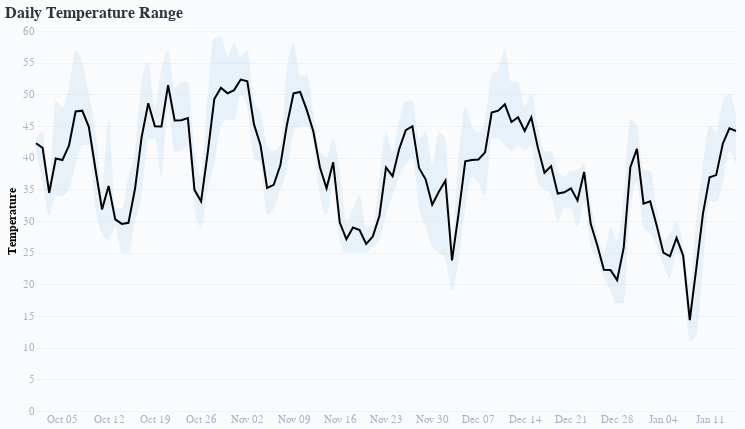

The notebook cell saved with this chart:
### Code cell
base = alt.Chart(daily_df).encode(
    x=alt.X(
        "date:T",
        title="",
        axis=alt.Axis(
            grid=False,
            domain=False,
            tickSize=0,
            labelColor="#A8B3C7"
        )
    )
)

# -----------------------------
# Min–Max temperature band
# -----------------------------
band = base.mark_area(
    interpolate="monotone",
    opacity=0.35,
    color="#C7DCEF"
).encode(
    y=alt.Y(
        "tmax:Q",
        title="Temperature",
        axis=alt.Axis(
            grid=True,
            gridColor="#EEF2F7",
            domain=False,
            tickSize=0,
            labelColor="#A8B3C7"
        )
    ),
    y2="tmin:Q"
)

# -----------------------------
# Average temperature line
# -----------------------------
avg_line = base.mark_line(
    color="black",
    strokeWidth=2
).encode(
    y="tavg:Q",
    tooltip=[
        alt.Tooltip("date:T", title="Date"),
        alt.Tooltip("tmin:Q", title="Min Temp"),
        alt.Tooltip("tavg:Q", title="Avg Temp"),
        alt.Tooltip("tmax:Q", title="Max Temp"),
    ]
)

# -----------------------------
# Combine and render
# -----------------------------
chart = (band + avg_line).properties(
    width=700,
    height=380,
    background="#F9FBFD",
    title=alt.TitleParams(
        text="Daily Temperature Range",
        anchor="start",
        fontSize=16,
        color="#2E3440"
    )
).configure_view(
    stroke=None
).configure_axis(
    labelFontSize=11,
    titleFontSize=12
)

chart

### Figure 1 — Vega-Lite specification as saved in the notebook (floating-point values rounded to 4 significant figures)
{"config": {"view": {"continuousWidth": 300, "continuousHeight": 300, "stroke": null}, "axis": {"labelFontSize": 11, "titleFontSize": 12}}, "layer": [{"mark": {"type": "area", "color": "#C7DCEF", "interpolate": "monotone", "opacity": 0.35}, "encoding": {"x": {"axis": {"domain": false, "grid": false, "labelColor": "#A8B3C7", "tickSize": 0}, "field": "date", "title": "", "type": "temporal"}, "y": {"axis": {"domain": false, "grid": true, "gridColor": "#EEF2F7", "labelColor": "#A8B3C7", "tickSize": 0}, "field": "tmax", "title": "Temperature", "type": "quantitative"}, "y2": {"field": "tmin"}}}, {"mark": {"type": "line", "color": "black", "strokeWidth": 2}, "encoding": {"tooltip": [{"field": "date", "title": "Date", "type": "temporal"}, {"field": "tmin", "title": "Min Temp", "type": "quantitative"}, {"field": "tavg", "title": "Avg Temp", "type": "quantitative"}, {"field": "tmax", "title": "Max Temp", "type": "quantitative"}], "x": {"axis": {"domain": false, "grid": false, "labelColor": "#A8B3C7", "tickSize": 0}, "field": "date", "title": "", "type": "temporal"}, "y": {"field": "tavg", "type": "quantitative"}}}], "background": "#F9FBFD", "data": {"name": "data-5eb2b16c8801190b2953c9ba78e7b72b"}, "height": 380, "title": {"text": "Daily Temperature Range", "anchor": "start", "color": "#2E3440", "fontSize": 16}, "width": 700, "$schema": "https://vega.github.io/schema/vega-lite/v5.20.1.json", "datasets": {"data-5eb2b16c8801190b2953c9ba78e7b72b": [{"date": "2025-10-01T00:00:00", "tmin": 41, "tmax": 43, "tavg": 42.27}, {"date": "2025-10-02T00:00:00", "tmin": 36, "tmax": 44, "tavg": 41.54}, {"date": "2025-10-03T00:00:00", "tmin": 31, "tmax": 36, "tavg": 34.46}, {"date": "2025-10-04T00:00:00", "tmin": 34, "tmax": 49, "tavg": 39.88}, {"date": "2025-10-05T00:00:00", "tmin": 34, "tmax": 48, "tavg": 39.62}, {"date": "2025-10-06T00:00:00", "tmin": 35, "tmax": 51, "tavg": 41.92}, {"date": "2025-10-07T00:00:00", "tmin": 39, "tmax": 57, "tavg": 47.29}, {"date": "2025-10-08T00:00:00", "tmin": 42, "tmax": 55, "tavg": 47.42}, {"date": "2025-10-09T00:00:00", "tmin": 42, "tmax": 50, "tavg": 44.88}, {"date": "2025-10-10T00:00:00", "tmin": 32, "tmax": 44, "tavg": 38.21}, {"date": "2025-10-11T00:00:00", "tmin": 28, "tmax": 35, "tavg": 31.83}, {"date": "2025-10-12T00:00:00", "tmin": 27, "tmax": 46, "tavg": 35.54}, {"date": "2025-10-13T00:00:00", "tmin": 29, "tmax": 32, "tavg": 30.25}, {"date": "2025-10-14T00:00:00", "tmin": 25, "tmax": 32, "tavg": 29.54}, {"date": "2025-10-15T00:00:00", "tmin": 25, "tmax": 37, "tavg": 29.71}, {"date": "2025-10-16T00:00:00", "tmin": 30, "tmax": 41, "tavg": 35.12}, {"date": "2025-10-17T00:00:00", "tmin": 34, "tmax": 52, "tavg": 43.29}, {"date": "2025-10-18T00:00:00", "tmin": 43, "tmax": 55, "tavg": 48.58}, {"date": "2025-10-19T00:00:00", "tmin": 43, "tmax": 48, "tavg": 44.96}, {"date": "2025-10-20T00:00:00", "tmin": 37, "tmax": 54, "tavg": 44.92}, {"date": "2025-10-21T00:00:00", "tmin": 48, "tmax": 57, "tavg": 51.46}, {"date": "2025-10-22T00:00:00", "tmin": 41, "tmax": 51, "tavg": 45.88}, {"date": "2025-10-23T00:00:00", "tmin": 41, "tmax": 52, "tavg": 45.92}, {"date": "2025-10-24T00:00:00", "tmin": 42, "tmax": 52, "tavg": 46.25}, {"date": "2025-10-25T00:00:00", "tmin": 32, "tmax": 41, "tavg": 34.92}, {"date": "2025-10-26T00:00:00", "tmin": 29, "tmax": 37, "tavg": 33.08}, {"date": "2025-10-27T00:00:00", "tmin": 35, "tmax": 50, "tavg": 40.75}, {"date": "2025-10-28T00:00:00", "tmin": 39, "tmax": 59, "tavg": 49.25}, {"date": "2025-10-29T00:00:00", "tmin": 45, "tmax": 59, "tavg": 51.04}, {"date": "2025-10-30T00:00:00", "tmin": 46, "tmax": 56, "tavg": 50.17}, {"date": "2025-10-31T00:00:00", "tmin": 46, "tmax": 58, "tavg": 50.67}, {"date": "2025-11-01T00:00:00", "tmin": 50, "tmax": 56, "tavg": 52.33}, {"date": "2025-11-02T00:00:00", "tmin": 48, "tmax": 57, "tavg": 52.04}, {"date": "2025-11-03T00:00:00", "tmin": 40, "tmax": 49, "tavg": 45.29}, {"date": "2025-11-04T00:00:00", "tmin": 39, "tmax": 47, "tavg": 41.96}, {"date": "2025-11-05T00:00:00", "tmin": 31, "tmax": 42, "tavg": 35.21}, {"date": "2025-11-06T00:00:00", "tmin": 32, "tmax": 41, "tavg": 35.71}, {"date": "2025-11-07T00:00:00", "tmin": 35, "tmax": 42, "tavg": 38.79}, {"date": "2025-11-08T00:00:00", "tmin": 38, "tmax": 54, "tavg": 45.21}, {"date": "2025-11-09T00:00:00", "tmin": 44, "tmax": 58, "tavg": 50.17}, {"date": "2025-11-10T00:00:00", "tmin": 45, "tmax": 53, "tavg": 50.38}, {"date": "2025-11-11T00:00:00", "tmin": 45, "tmax": 53, "tavg": 47.54}, {"date": "2025-11-12T00:00:00", "tmin": 42, "tmax": 47, "tavg": 44.12}, {"date": "2025-11-13T00:00:00", "tmin": 34, "tmax": 41, "tavg": 38.46}, {"date": "2025-11-14T00:00:00", "tmin": 31, "tmax": 40, "tavg": 35.17}, {"date": "2025-11-15T00:00:00", "tmin": 36, "tmax": 43, "tavg": 39.29}, {"date": "2025-11-16T00:00:00", "tmin": 27, "tmax": 38, "tavg": 29.75}, {"date": "2025-11-17T00:00:00", "tmin": 25, "tmax": 30, "tavg": 27.12}, {"date": "2025-11-18T00:00:00", "tmin": 25, "tmax": 32, "tavg": 28.96}, {"date": "2025-11-19T00:00:00", "tmin": 25, "tmax": 34, "tavg": 28.58}, {"date": "2025-11-20T00:00:00", "tmin": 25, "tmax": 29, "tavg": 26.38}, {"date": "2025-11-21T00:00:00", "tmin": 26, "tmax": 29, "tavg": 27.54}, {"date": "2025-11-22T00:00:00", "tmin": 27, "tmax": 37, "tavg": 30.79}, {"date": "2025-11-23T00:00:00", "tmin": 31, "tmax": 44, "tavg": 38.46}, {"date": "2025-11-24T00:00:00", "tmin": 34, "tmax": 41, "tavg": 37.08}, {"date": "2025-11-25T00:00:00", "tmin": 37, "tmax": 46, "tavg": 41.38}, {"date": "2025-11-26T00:00:00", "tmin": 39, "tmax": 49, "tavg": 44.33}, {"date": "2025-11-27T00:00:00", "tmin": 40, "tmax": 49, "tavg": 44.96}, {"date": "2025-11-28T00:00:00", "tmin": 32, "tmax": 43, "tavg": 38.38}, {"date": "2025-11-29T00:00:00", "tmin": 29, "tmax": 44, "tavg": 36.58}, {"date": "2025-11-30T00:00:00", "tmin": 26, "tmax": 39, "tavg": 32.58}, {"date": "2025-12-01T00:00:00", "tmin": 25, "tmax": 44, "tavg": 34.62}, {"date": "2025-12-02T00:00:00", "tmin": 24, "tmax": 43, "tavg": 36.38}, {"date": "2025-12-03T00:00:00", "tmin": 19, "tmax": 27, "tavg": 23.79}, {"date": "2025-12-04T00:00:00", "tmin": 24, "tmax": 40, "tavg": 31.25}, {"date": "2025-12-05T00:00:00", "tmin": 32, "tmax": 48, "tavg": 39.42}, {"date": "2025-12-06T00:00:00", "tmin": 37, "tmax": 45, "tavg": 39.62}, {"date": "2025-12-07T00:00:00", "tmin": 36, "tmax": 44, "tavg": 39.71}, {"date": "2025-12-08T00:00:00", "tmin": 34, "tmax": 46, "tavg": 40.83}, {"date": "2025-12-09T00:00:00", "tmin": 43, "tmax": 53, "tavg": 47.12}, {"date": "2025-12-10T00:00:00", "tmin": 43, "tmax": 54, "tavg": 47.42}, {"date": "2025-12-11T00:00:00", "tmin": 42, "tmax": 57, "tavg": 48.42}, {"date": "2025-12-12T00:00:00", "tmin": 41, "tmax": 52, "tavg": 45.62}, {"date": "2025-12-13T00:00:00", "tmin": 42, "tmax": 52, "tavg": 46.38}, {"date": "2025-12-14T00:00:00", "tmin": 41, "tmax": 48, "tavg": 44.21}, {"date": "2025-12-15T00:00:00", "tmin": 42, "tmax": 50, "tavg": 46.38}, {"date": "2025-12-16T00:00:00", "tmin": 36, "tmax": 45, "tavg": 41.58}, {"date": "2025-12-17T00:00:00", "tmin": 35, "tmax": 41, "tavg": 37.62}, {"date": "2025-12-18T00:00:00", "tmin": 34, "tmax": 41, "tavg": 38.67}, {"date": "2025-12-19T00:00:00", "tmin": 30, "tmax": 38, "tavg": 34.33}, {"date": "2025-12-20T00:00:00", "tmin": 32, "tmax": 37, "tavg": 34.54}, {"date": "2025-12-21T00:00:00", "tmin": 32, "tmax": 38, "tavg": 35.17}, {"date": "2025-12-22T00:00:00", "tmin": 29, "tmax": 38, "tavg": 33.25}, {"date": "2025-12-23T00:00:00", "tmin": 33, "tmax": 39, "tavg": 37.75}, {"date": "2025-12-24T00:00:00", "tmin": 26, "tmax": 33, "tavg": 29.54}, {"date": "2025-12-25T00:00:00", "tmin": 24, "tmax": 28, "tavg": 26.12}, {"date": "2025-12-26T00:00:00", "tmin": 21, "tmax": 25, "tavg": 22.29}, {"date": "2025-12-27T00:00:00", "tmin": 19, "tmax": 29, "tavg": 22.25}, {"date": "2025-12-28T00:00:00", "tmin": 17, "tmax": 27, "tavg": 20.67}, {"date": "2025-12-29T00:00:00", "tmin": 17, "tmax": 34, "tavg": 25.79}, {"date": "2025-12-30T00:00:00", "tmin": 32, "tmax": 46, "tavg": 38.5}, {"date": "2025-12-31T00:00:00", "tmin": 36, "tmax": 45, "tavg": 41.38}, {"date": "2026-01-01T00:00:00", "tmin": 29, "tmax": 38, "tavg": 32.75}, {"date": "2026-01-02T00:00:00", "tmin": 28, "tmax": 38, "tavg": 33.12}, {"date": "2026-01-03T00:00:00", "tmin": 26, "tmax": 32, "tavg": 29.25}, {"date": "2026-01-04T00:00:00", "tmin": 23, "tmax": 27, "tavg": 25.0}, {"date": "2026-01-05T00:00:00", "tmin": 21, "tmax": 28, "tavg": 24.42}, {"date": "2026-01-06T00:00:00", "tmin": 25, "tmax": 30, "tavg": 27.33}, {"date": "2026-01-07T00:00:00", "tmin": 22, "tmax": 26, "tavg": 24.54}, {"date": "2026-01-08T00:00:00", "tmin": 11, "tmax": 20, "tavg": 14.33}, {"date": "2026-01-09T00:00:00", "tmin": 12, "tmax": 30, "tavg": 22.62}, {"date": "2026-01-10T00:00:00", "tmin": 23, "tmax": 39, "tavg": 31.17}, {"date": "2026-01-11T00:00:00", "tmin": 33, "tmax": 45, "tavg": 36.92}, {"date": "2026-01-12T00:00:00", "tmin": 33, "tmax": 44, "tavg": 37.25}, {"date": "2026-01-13T00:00:00", "tmin": 36, "tmax": 49, "tavg": 42.21}, {"date": "2026-01-14T00:00:00", "tmin": 41, "tmax": 50, "tavg": 44.62}, {"date": "2026-01-15T00:00:00", "tmin": 39, "tmax": 47, "tavg": 44.21}]}}
